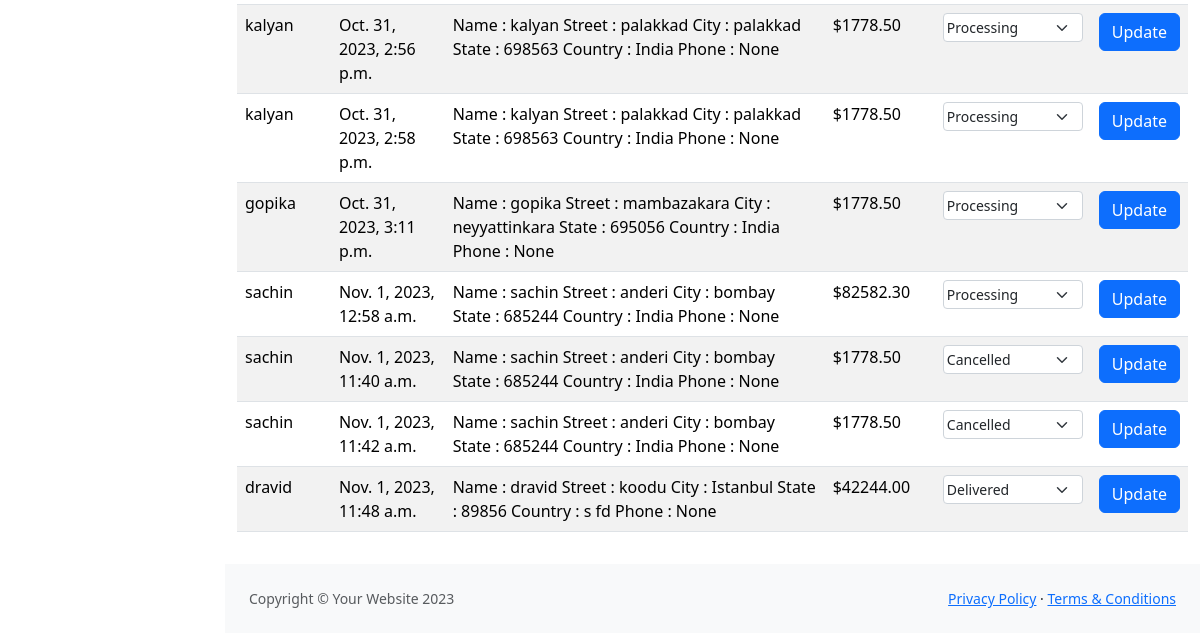
The app's page /admin_orders_list/ (lower part), older data.
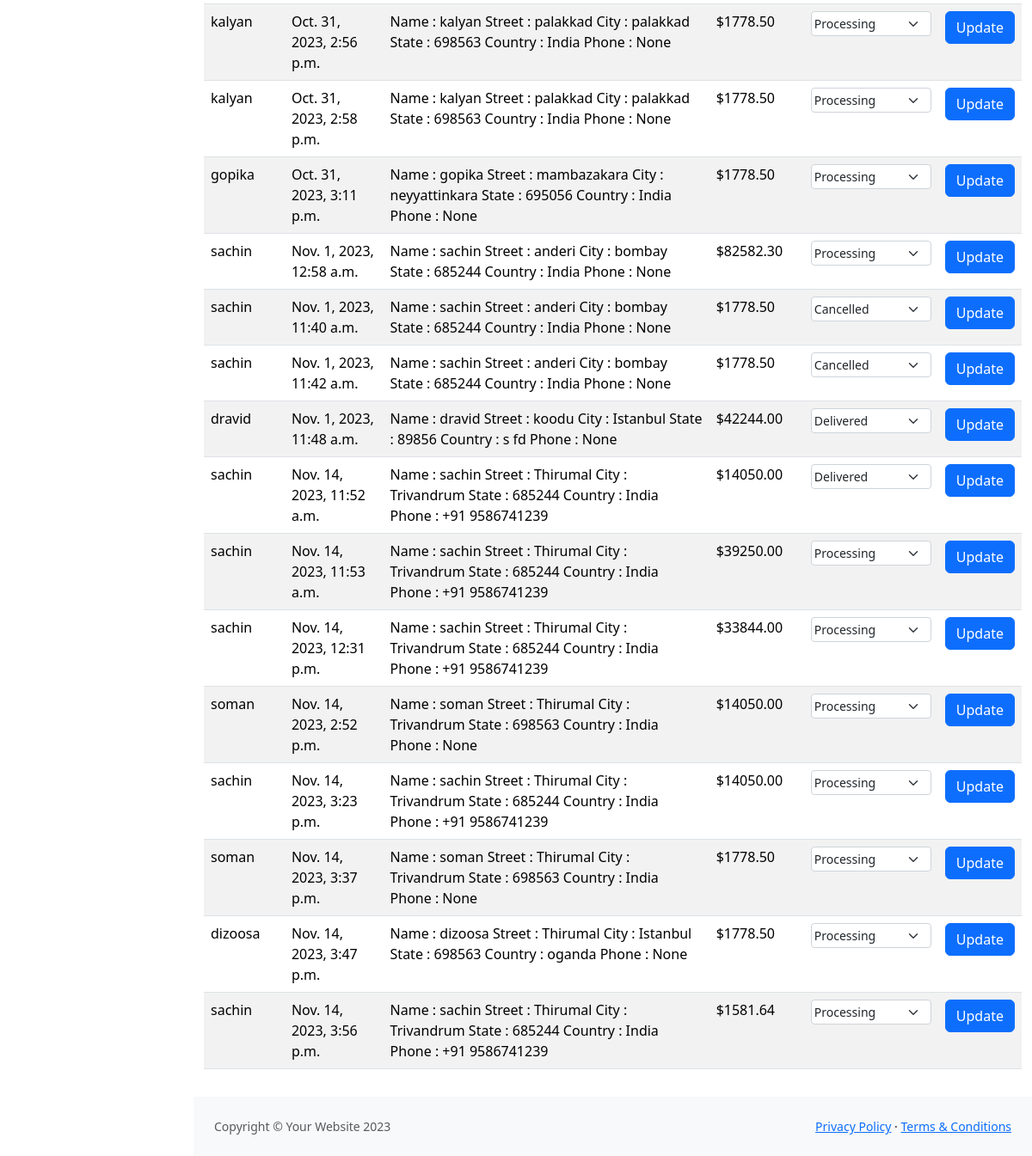
The same page, newer data.
### products/models.py (models this page shows, shortened)
class Orders(models.Model):
    STATUS_CHOICES = [
        ('Processing', 'Processing'),
        ('Confirmed', 'Confirmed'),
        ('Shipped', 'Shipped'),
        ('Out for Delivery', 'Out for Delivery'),
        ('Delivered', 'Delivered'),
        ('Cancelled', 'Cancelled'),
        ('Returned', 'Returned'),
    ]
    user = models.ForeignKey(Custom_User, on_delete=models.DO_NOTHING)
    username = models.CharField(max_length=150, blank=True)
    shipping_address = models.ForeignKey(Address, related_name='orders_shipping', on_delete=models.SET_NULL, null=True)
    billing_address = models.ForeignKey(Address, related_name='orders_billing', on_delete=models.SET_NULL, null=True)
    order_date = models.DateTimeField(default=(timezone.now() + timedelta(hours=11, minutes=00)))
    total_amount = models.DecimalField(max_digits=10, decimal_places=2)
    status = models.CharField(max_length=20, choices=STATUS_CHOICES, default='Processing')
    tracking_id = models.CharField(max_length=50, blank=True, null=True)
    payment_method = models.CharField(max_length=20, blank=True, null=True)
    class Meta:
        verbose_name_plural = "ORDERS"

class Address(models.Model):
    user = models.ForeignKey(Custom_User, on_delete=models.DO_NOTHING)
    name = models.CharField( max_length=200, blank= True)
    street_address = models.CharField(max_length=255)
    city = models.CharField(max_length=100)
    state = models.CharField(max_length=100, blank=True, null=True)
    postal_code = models.CharField(max_length=20)
    country = models.CharField(max_length=100)
    phone_number = models.CharField(max_length=20 ,null=True, blank=True)
    is_removed = models.BooleanField(default=False)
    class Meta:
        verbose_name_plural = "Address"
    def __str__(self) -> str:
        return f"Name : {self.user}\nStreet : {self.street_address}\nCity : {self.city}\nState : {self.postal_code}\nCountry : {self.country}\nPhone : {self.phone_number}"

class Custom_User(AbstractUser):
    STATUS_CHOICES = [
        ('Active', 'Active'),
        ('Blocked', 'Blocked'),
    ]
    email = models.EmailField(unique=True)  # Make the email field unique
    status = models.CharField(default="Active", max_length=20, null=True, blank=True, choices=STATUS_CHOICES)
    image = models.ImageField(upload_to='uploads/users/', null=True, blank=True)
    phone = models.CharField(max_length=14,  null=True, blank=True)
    groups = models.ManyToManyField(Group, blank=True, related_name='custom_user_set')
    user_permissions = models.ManyToManyField(Permission, blank=True, related_name='custom_user_set')
    def __str__(self):
        return self.username

### products/views.py (the view)
# urls.py: path('admin_orders_list/', views.admin_orders_list, name='admin_orders_list'),
def admin_orders_list(request):
    orders = Orders.objects.all()
    pending = Orders.objects.filter(status='Processing')
    confirmed = Orders.objects.filter(status='Confirmed')
    delivered = Orders.objects.filter(status='Delivered')
    cancelled = Orders.objects.filter(status='Cancelled')
    status_counts = {
        'Pending': len(pending),
        'Confirmed': len(confirmed),
        'Delivered': len(delivered),
        'Cancelled': len(cancelled),
        'All_order_count' : len(orders),
    }
    print('Pending : ', len(pending), 'Confirmed : ', len(confirmed), 'Delivered : ', len(delivered), 'Cancelled : ', len(cancelled))
    context = {
        'status_counts': status_counts,
        'pending_orders': pending,
        'confirmed_orders': confirmed,
        'delivered_orders': delivered,
        'cancelled_orders': cancelled,
        'orders' : orders,
    }
    return render(request, "admin_orders_view.html", context)

### products/templates/admin_orders_view.html (shortened to what this page needs)
{% extends 'admindashboard.html' %}
{% load static %}
{% block body %}
<div class="container">
    <div class="row">
        <div class="col-md-12">
            <div class="custom" id="order">
                <table class="table table-striped">
                    <tbody >
                        {% for order in orders %}
                        <tr>
                        <form method="post" action="{% url 'change_order_status' order.id %}">
                            <td>{{ order.username }}</td>
                            <td>{{ order.order_date }}</td>
                            <td>{{ order.shipping_address }}</td>
                            <td>${{ order.total_amount }}</td>
                                <td>
                                    <div class="col-6">
                                            <select name="status" class="form-select form-select-sm" style="padding: 3px; border: 1px solid #ced4da; border-radius: 0.25rem; width: 140px;">
                                                <option value="Processing" {% if order.status == 'Processing' %}selected{% endif %}>Processing</option>
                                                <option value="Delivered" {% if order.status == 'Delivered' %}selected{% endif %}>Delivered</option>
                                                <option value="Cancelled" {% if order.status == 'Cancelled' %}selected{% endif %}>Cancelled</option>
                                            </select>
                                    </div>
                                </td>
                                <td><button type="submit" class="btn  btn-primary">Update</button></td>
                            </form>
                        </tr>
                        {% endfor %}
                    </tbody>
                </table>
            </div>
        </div>
    </div>
</div>
{% endblock body %}

Row changes from the older to the newer data that the page shows:
added Orders: username "sachin", order_date "Nov. 14, 2023, 11:52 a.m.", shipping_address "Name : sachin Street : Thirumal City : Trivandrum State : 685244 Country : India Phone : +91 9586741239", total_amount "14050.00", status "Delivered"
added Orders: username "sachin", order_date "Nov. 14, 2023, 11:53 a.m.", shipping_address "Name : sachin Street : Thirumal City : Trivandrum State : 685244 Country : India Phone : +91 9586741239", total_amount "39250.00", status "Processing"
added Orders: username "sachin", order_date "Nov. 14, 2023, 12:31 p.m.", shipping_address "Name : sachin Street : Thirumal City : Trivandrum State : 685244 Country : India Phone : +91 9586741239", total_amount "33844.00", status "Processing"
added Orders: username "soman", order_date "Nov. 14, 2023, 2:52 p.m.", shipping_address "Name : soman Street : Thirumal City : Trivandrum State : 698563 Country : India Phone : None", total_amount "14050.00", status "Processing"
added Orders: username "sachin", order_date "Nov. 14, 2023, 3:23 p.m.", shipping_address "Name : sachin Street : Thirumal City : Trivandrum State : 685244 Country : India Phone : +91 9586741239", total_amount "14050.00", status "Processing"
added Orders: username "soman", order_date "Nov. 14, 2023, 3:37 p.m.", shipping_address "Name : soman Street : Thirumal City : Trivandrum State : 698563 Country : India Phone : None", total_amount "1778.50"
added Orders: username "dizoosa", order_date "Nov. 14, 2023, 3:47 p.m.", shipping_address "Name : dizoosa Street : Thirumal City : Istanbul State : 698563 Country : oganda Phone : None", total_amount "1778.50"
added Orders: username "sachin", order_date "Nov. 14, 2023, 3:56 p.m.", shipping_address "Name : sachin Street : Thirumal City : Trivandrum State : 685244 Country : India Phone : +91 9586741239", total_amount "1581.64"
